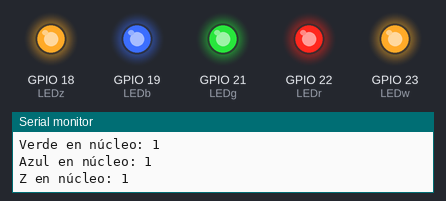
Bench run of a sketch on a simulated ESP32. Shown: output pins drawn as LEDs (lit = HIGH), the last lines printed to the serial monitor.

Above: at 0.1 s.
At 0.6 s:
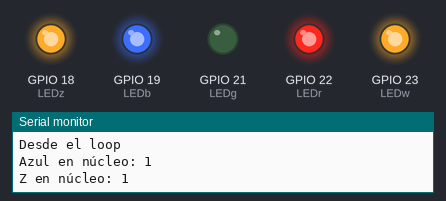
At 1.35 s:
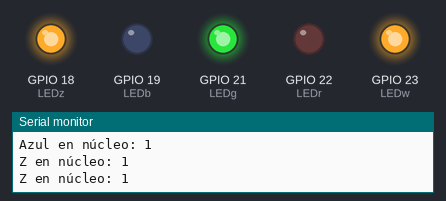
At 2.6 s:
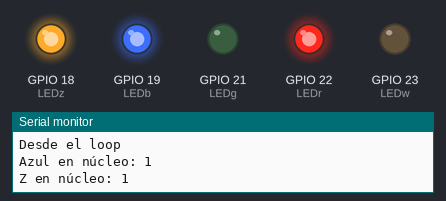
At 3.85 s:
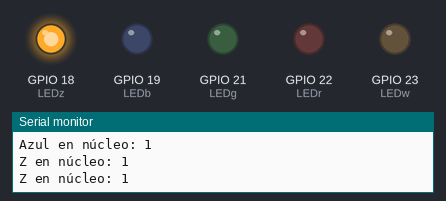
At 5.11 s:
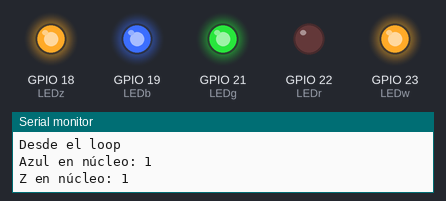
Timing chart, 0 to 5.4 s (numbered marks = the images above):
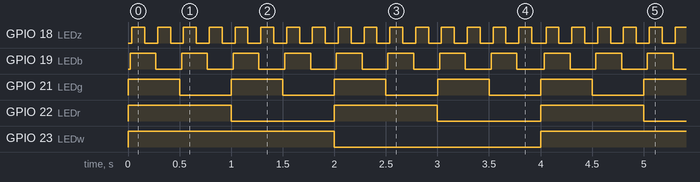

The sketch:

Tareas_multi_nucleo.ino
```cpp
/*
  * Facuno N Koloswki, octubre 2023 *
  Se trata de una prueba de código donde se pretende realizar 3 tareas, a demás del loop principal,
  que se ejecutarán en simultáneo, el Kernel del ESP32 se encarga de gestionar la forma de conseguir hacer todas
  esas tareas de cada núcleo multiplexando el hilo de proceso entre ellos. En otras palabras, es un "multi-core" gestionado por el Kernel (FreeRTOS).
  En este ejemplo, el núcleo 0 estára controlando el blinkeo de los LEDs blanco y rojo minetras que el núcleo 1 gestionará el blinkeo de los LEDs rojo y azul.
  ref.: https://www.youtube.com/watch?v=J3itE-oXuco&list=PL-Hb9zZP9qC48GcXj_BsDipCPAzwcps6e&index=3&ab_channel=EasyLearning
*/
#define LEDw 23
#define LEDr 22
#define LEDg 21
#define LEDb 19
#define LEDz 18
#define delayw 2000
#define delayr 1000
#define delayg 500
#define delayb 250
#define delayz 125
#define delayloop 500
#define memoria 2048 // bits de RAM para cada tarea
//********************************
//****Definición de las tareas****
TaskHandle_t blanco;//identificador de tarea
TaskHandle_t rojo;  //identificador de tarea
TaskHandle_t verde; //identificador de tarea
TaskHandle_t azul;  //identificador de tarea
TaskHandle_t z;     //identificador de tarea
void crearTareas(void);
void TaskW(void* pvParameters);//tarea
void TaskR(void* pvParameters);//tarea
void TaskG(void* pvParameters);//tarea
void TaskB(void* pvParameters);//tarea
void TaskZ(void* pvParameters);//tarea
//********************************
//******Definición del setup******
void setup() {
  Serial.begin(9600);
  pinMode(LEDw,OUTPUT);  //configura el pin LEDw como salida
  digitalWrite(LEDw,LOW);//inicializa el pin en LOW
  pinMode(LEDr,OUTPUT);  //configura el pin LEDr como salida
  digitalWrite(LEDw,LOW);//inicializa el pin en LOW
  pinMode(LEDg,OUTPUT);  //configura el pin LEDg como salida
  digitalWrite(LEDw,LOW);//inicializa el pin en LOW
  pinMode(LEDb,OUTPUT);  //configura el pin LEDb como salida
  digitalWrite(LEDb,LOW);//inicializa el pin en LOW
  pinMode(LEDz,OUTPUT);  //configura el pin LEDb como salida
  digitalWrite(LEDz,LOW);//inicializa el pin en LOW

  //*******************************
  //**Configuración de las tareas**
  crearTareas();
}
//********************************
//******Definición del main*******
void loop() {
  delay(delayloop);
  Serial.println("Desde el loop");
}
//********************************
//******Definición de Tasks*******
void TaskW(void* pvParameters){

  while(1){
    Serial.println("Blanco en núcleo: "+ String(xPortGetCoreID()));//imprime en el monitor serie el ID del núcleo que realiza la tarea
    digitalWrite(LEDw,HIGH);                                       //setea el pin LEDw
    delay(delayw);                                                 //espera "delayw" segundos
    digitalWrite(LEDw,LOW);                                        //resetea el  pin LEDw
    delay(delayw);                                                 //espera "delayw" milisegundos
  }
}
void TaskR(void* pvParameters){

  while(1){
    Serial.println("Rojo en núcleo: "+ String(xPortGetCoreID()));//imprime en el monitor serie el ID del núcleo que realiza la tarea
    digitalWrite(LEDr,HIGH);                                     //setea el pin LEDr
    delay(delayr);                                               //espera "delayr" milisegundos
    digitalWrite(LEDr,LOW);                                      //resetea el pin LEDr
    delay(delayr);                                               //espera "delayr" milisegundos
  }
}
void TaskG(void* pvParameters){

  while(1){
    Serial.println("Verde en núcleo: "+ String(xPortGetCoreID()));//imprime en el monitor serie el ID del núcleo que realiza la tarea
    digitalWrite(LEDg,HIGH);                                      //setea el pin LEDg
    delay(delayg);                                                //espera "delayg" segundos
    digitalWrite(LEDg,LOW);                                       //resetea el pin LEDg
    delay(delayg);                                                //espera "delayg" milisegundos
  }
}
void TaskB(void* pvParameters){

  while(1){
    Serial.println("Azul en núcleo: "+ String(xPortGetCoreID()));//imprime en el monitor serie el ID del núcleo que realiza la tarea
    digitalWrite(LEDb,HIGH);                                     //setea el pin LEDg
    delay(delayb);                                               //espera "delayg" segundos
    digitalWrite(LEDb,LOW);                                      //resetea el pin LEDg
    delay(delayb);                                               //espera "delayg" milisegundos
  }
}

void TaskZ(void* pvParameters){

  while(1){
    Serial.println("Z en núcleo: "+ String(xPortGetCoreID()));//imprime en el monitor serie el ID del núcleo que realiza la tarea
    digitalWrite(LEDz,HIGH);                                  //setea el pin LEDz
    delay(delayz);                                            //espera "delayz" segundos
    digitalWrite(LEDz,LOW);                                   //resetea el pin LEDz
    delay(delayz);                                            //espera "delayz" segundos
  }
}

void crearTareas(void){
  // la API de TaskCrate funciona así, siempre se espera un formato identico para crear una tarea
  // sea de asignación dinámia o estática (con xTaskCreate, como en el tuto anterior, o xTaskCreatePinnedToCore, asignando o no un núcleo).
  //Asignaciones estáticas
  xTaskCreatePinnedToCore(TaskW, /*función de la tarea*/
              "ledblanco",       /*nombre de la tareas*/
              memoria,           /*cantidad de memoria para la tarea*/
              NULL,              /*parámetros de la tarea*/
              1,                 /*prioridad de la tarea*/
              &blanco,           /*identidicador de la tarea*/
              0);                /*identificador de núcleo*/

  xTaskCreatePinnedToCore(TaskR, /*función de la tarea*/
              "ledrojo",         /*nombre de la tareas*/
              memoria,           /*cantidad de memoria para la tarea*/
              NULL,              /*parámetros de la tarea*/
              1,                 /*prioridad de la tarea*/
              &rojo,             /*identidicador de la tarea*/
              0);                /*identificador de núcleo*/

  xTaskCreatePinnedToCore(TaskG, /*función de la tarea*/
              "ledverde",        /*nombre de la tareas*/
              memoria,           /*cantidad de memoria para la tarea */
              NULL,              /*parámetros de la tarea*/
              1,                 /*prioridad de la tarea*/
              &verde,            /*identidicador de la tarea*/
              1);                /*identificador de núcleo*/

  xTaskCreatePinnedToCore(TaskB, /*función de la tarea*/
              "ledazul",         /*nombre de la tareas*/
              memoria,           /*cantidad de memoria para la tarea */
              NULL,              /*parámetros de la tarea*/
              1,                 /*prioridad de la tarea*/
              &azul,             /*identidicador de la tarea*/
              1);                /*identificador de núcleo*/

  // Asignación dinámica de núcleo
  xTaskCreatePinnedToCore(TaskZ, /*función de la tarea*/
              "ledz",            /*nombre de la tareas*/
              memoria,           /*cantidad de memoria para la tarea */
              NULL,              /*parámetros de la tarea*/
              1,                 /*prioridad de la tarea*/
              &z,                /*identidicador de la tarea*/
              tskNO_AFFINITY);   /*identificador de núcleo*/
}
```

Measured:
- by itself, GPIO 18 (LEDz): alternates HIGH for 0.13 s and LOW for 0.13 s
- by itself, GPIO 19 (LEDb): alternates HIGH for 0.25 s and LOW for 0.25 s
- by itself, GPIO 21 (LEDg): alternates HIGH for 0.50 s and LOW for 0.50 s
- by itself, GPIO 22 (LEDr): alternates HIGH for 1.0 s and LOW for 1.0 s
- by itself, GPIO 23 (LEDw): alternates HIGH for 2.0 s and LOW for 2.0 s
